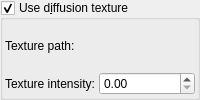
          <widget class="MyGroupBox" name="groupCheck_use_diffusion_texture">
           <property name="toolTip">
            <string>&lt;html&gt;&lt;head/&gt;&lt;body&gt;&lt;p&gt;Diffusion texture controls the amount and color of reflected light. It also controls the intensity and width of the specular reflections.&lt;/p&gt;&lt;p&gt;Areas with brighter colors will reflect more light, the specular reflection will be brighter and the size of the specular reflections will be smaller (i.e.  simulates polished surface.)&lt;/p&gt;&lt;p&gt;Dark areas will not reflect light, and the specular reflections will be dark and wide (i.e.  simulates a rough surface). &lt;/p&gt;&lt;p&gt;Example:&lt;/p&gt;&lt;p&gt;&lt;img src=&quot;:/tooltips/tooltips_images/material - diffusion texture.jpg&quot;/&gt;&lt;/p&gt;&lt;/body&gt;&lt;/html&gt;</string>
           </property>
           <property name="title">
            <string>Use d&amp;iffusion texture</string>
           </property>
           <property name="checkable">
            <bool>true</bool>
           </property>
           <layout class="QVBoxLayout" name="verticalLayout_144">
            <property name="spacing">
             <number>2</number>
            </property>
            <property name="leftMargin">
             <number>2</number>
            </property>
            <property name="topMargin">
             <number>2</number>
            </property>
            <property name="rightMargin">
             <number>2</number>
            </property>
            <property name="bottomMargin">
             <number>2</number>
            </property>
            <item>
             <layout class="QGridLayout" name="gridLayout_98" rowstretch="0,0" columnstretch="0,0,1">
              <property name="spacing">
               <number>2</number>
              </property>
              <item row="1" column="0">
               <widget class="QLabel" name="label_383">
                <property name="text">
                 <string>Texture intensity:</string>
                </property>
               </widget>
              </item>
              <item row="0" column="0">
               <widget class="QLabel" name="label_384">
                <property name="text">
                 <string>Texture path:</string>
                </property>
               </widget>
              </item>
              <item row="0" column="1" colspan="2">
               <widget class="FileSelectWidget" name="text_file_diffusion_texture" native="true">
                <property name="sizePolicy">
                 <sizepolicy hsizetype="Expanding" vsizetype="Preferred">
                  <horstretch>0</horstretch>
                  <verstretch>0</verstretch>
                 </sizepolicy>
                </property>
                <property name="toolTip">
                 <string>&lt;html&gt;&lt;head/&gt;&lt;body&gt;&lt;p&gt;Path to image with diffusion texture&lt;/p&gt;&lt;/body&gt;&lt;/html&gt;</string>
                </property>
               </widget>
              </item>
              <item row="1" column="2">
               <widget class="MyDoubleSpinBox" name="spinbox_diffusion_texture_intensity">
                <property name="sizePolicy">
                 <sizepolicy hsizetype="Minimum" vsizetype="Maximum">
                  <horstretch>0</horstretch>
                  <verstretch>0</verstretch>
                 </sizepolicy>
                </property>
                <property name="toolTip">
                 <string>&lt;html&gt;&lt;head/&gt;&lt;body&gt;&lt;p&gt;Brightness of diffusion texture. Higher value will simulate more polished surface.&lt;/p&gt;&lt;/body&gt;&lt;/html&gt;</string>
                </property>
                <property name="prefix">
                 <string/>
                </property>
                <property name="suffix">
                 <string/>
                </property>
                <property name="decimals">
                 <number>2</number>
                </property>
                <property name="maximum">
                 <double>1.000000000000000</double>
                </property>
                <property name="singleStep">
                 <double>0.100000000000000</double>
                </property>
               </widget>
              </item>
             </layout>
            </item>
           </layout>
          </widget>
